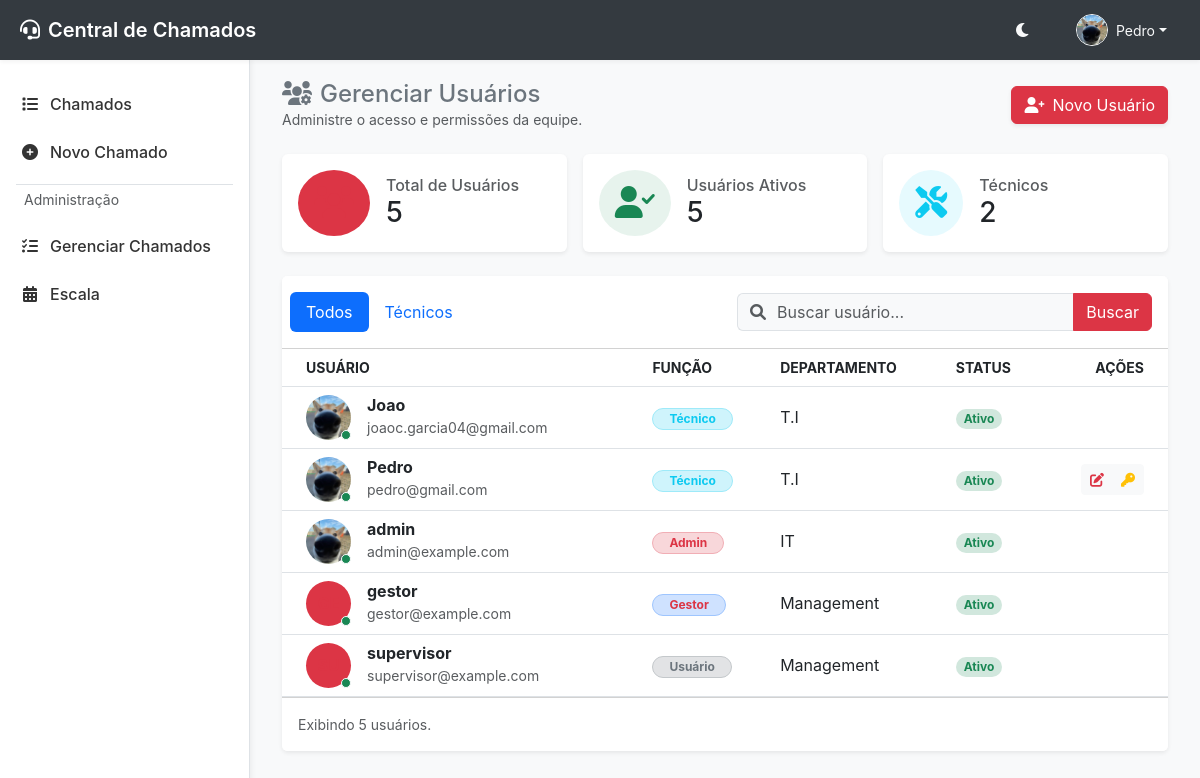
Page /usuarios (signed in) on the earlier database version.
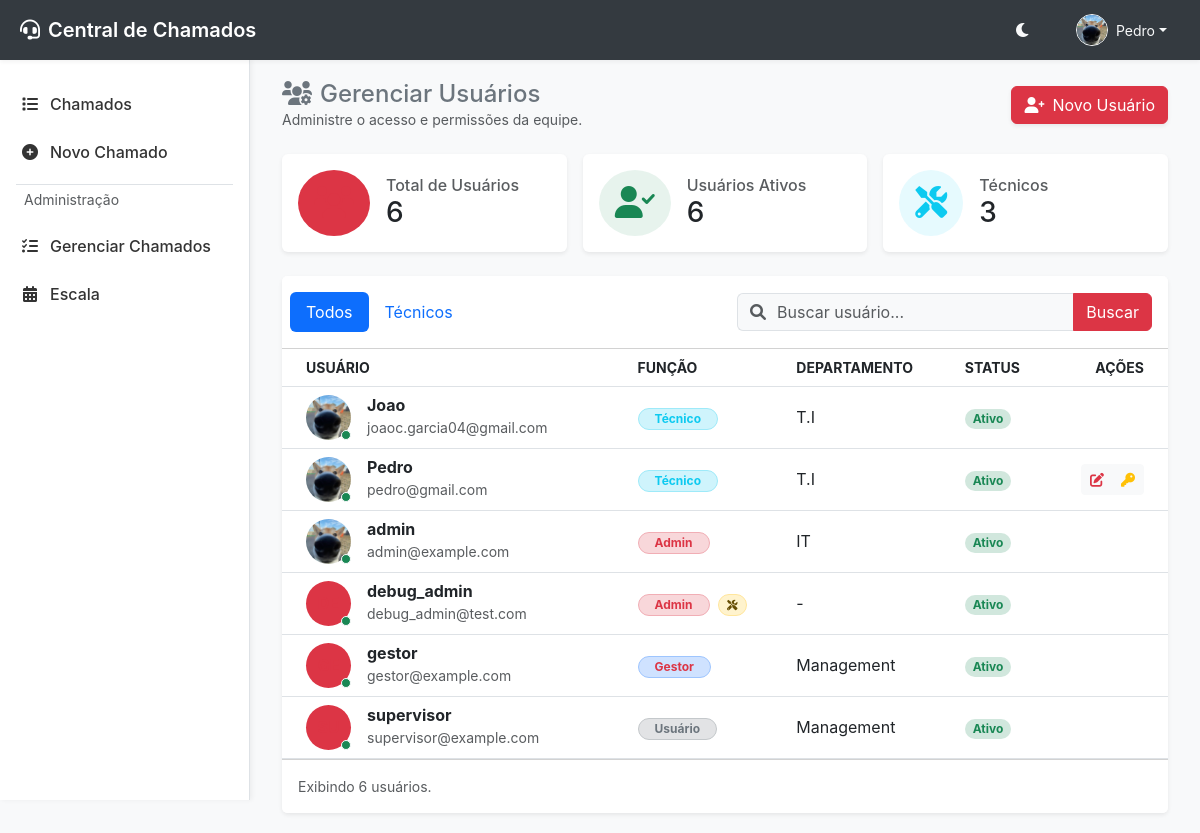
Same page on the later database version.
### app/models.py (models this page shows, shortened)
class User(UserMixin, db.Model):
    __tablename__ = 'users'
    id = db.Column(db.Integer, primary_key=True)
    username = db.Column(db.String(64), index=True, unique=True, nullable=False)
    email = db.Column(db.String(120), index=True, unique=True, nullable=False)
    password_hash = db.Column(db.String(256))
    role = db.Column(db.String(20), default='user', index=True) # user, technician, admin, manager, supervisor
    is_technician = db.Column(db.Boolean, default=False, index=True) # Secondary flag to allow admins/managers to act as technicians
    department = db.Column(db.String(100), index=True)
    profile_image = db.Column(db.String(255))
    is_active = db.Column(db.Boolean, default=True, index=True)
    created_at = db.Column(db.DateTime, default=datetime.utcnow)

### app/modules/auth/routes.py (the view)
@auth_bp.route('/usuarios')
@login_required
def listar_usuarios():
    search = request.args.get('search', '')
    query = User.query
    if search:
        search_term = f"%{search}%"
        query = query.filter(or_(User.username.ilike(search_term), User.email.ilike(search_term)))
    users = query.order_by(User.username).all()
    return render_template('usuarios.html', users=users, active_page='usuarios', active_tab='all', search=search)

### app/modules/auth/routes.py (called while the page is built)
def get_role_level(role):
    levels = {
        'admin': 100,
        'manager': 80,
        'supervisor': 60,
        'tecnico': 40,
        'user': 20
    }
    return levels.get(role, 0)

@auth_bp.context_processor
def utility_processor():
    def get_role_level_ctx(role):
        return get_role_level(role)
    return dict(get_role_level=get_role_level_ctx)

### app/templates/usuarios.html (shortened to what this page needs)
{% extends "base.html" %}
{% block content %}
<div class="d-flex justify-content-between align-items-center mb-4 flex-wrap gap-2">
    <div>
        <h4 class="mb-0 text-secondary"><i class="fas fa-users-cog me-2"></i>Gerenciar Usuários</h4>
        <p class="text-muted small mb-0">Administre o acesso e permissões da equipe.</p>
    </div>
    <button class="btn btn-primary shadow-sm" data-bs-toggle="modal" data-bs-target="#novoUsuarioModal">
        <i class="fas fa-user-plus me-2"></i>Novo Usuário
    </button>
</div>
<div class="row g-3 mb-4">
    <div class="col-md-4">
        <div class="card border-0 shadow-sm h-100">
            <div class="card-body d-flex align-items-center">
                <div class="rounded-circle bg-primary bg-opacity-10 p-3 me-3 text-primary">
                    <i class="fas fa-users fa-2x"></i>
                </div>
                <div>
                    <h6 class="text-muted mb-0">Total de Usuários</h6>
                    <h3 class="mb-0">{{ users|length }}</h3>
                </div>
            </div>
        </div>
    </div>
    <div class="col-md-4">
        <div class="card border-0 shadow-sm h-100">
            <div class="card-body d-flex align-items-center">
                <div class="rounded-circle bg-success bg-opacity-10 p-3 me-3 text-success">
                    <i class="fas fa-user-check fa-2x"></i>
                </div>
                <div>
                    <h6 class="text-muted mb-0">Usuários Ativos</h6>
                    <h3 class="mb-0">{{ users|selectattr("is_active")|list|length }}</h3>
                </div>
            </div>
        </div>
    </div>
    <div class="col-md-4">
        <div class="card border-0 shadow-sm h-100">
            <div class="card-body d-flex align-items-center">
                <div class="rounded-circle bg-info bg-opacity-10 p-3 me-3 text-info">
                    <i class="fas fa-tools fa-2x"></i>
                </div>
                <div>
                    <h6 class="text-muted mb-0">Técnicos</h6>
                    <h3 class="mb-0">{{ users|selectattr("is_technician")|list|length }}</h3>
                </div>
            </div>
        </div>
    </div>
</div>
<div class="card border-0 shadow-sm">
    <div class="card-header bg-white py-3">
        <div class="row align-items-center">
            <div class="col-md-6">
                <ul class="nav nav-pills card-header-pills">
                    <li class="nav-item">
                        <a class="nav-link {% if active_tab == 'all' %}active{% endif %}" href="{{ url_for('auth.listar_usuarios') }}">Todos</a>
                    </li>
                    <li class="nav-item">
                        <a class="nav-link {% if active_tab == 'tecnicos' %}active{% endif %}" href="{{ url_for('auth.listar_tecnicos') }}">Técnicos</a>
                    </li>
                </ul>
            </div>
            <div class="col-md-6">
                <form action="{{ url_for(request.endpoint) }}" method="GET" class="d-flex">
                    <div class="input-group">
                        <span class="input-group-text bg-light border-end-0"><i class="fas fa-search text-muted"></i></span>
                        <input class="form-control border-start-0 ps-0 bg-light" type="search" name="search" placeholder="Buscar usuário..." value="{{ search }}">
                        <button class="btn btn-primary" type="submit">Buscar</button>
                    </div>
                </form>
            </div>
        </div>
    </div>
    <div class="card-body p-0">
        <div class="table-responsive">
            <table class="table table-hover align-middle mb-0">
                <thead class="bg-light text-muted small text-uppercase">
                    <tr>
                        <th class="ps-4">Usuário</th>
                        <th>Função</th>
                        <th>Departamento</th>
                        <th>Status</th>
                        <th class="text-end pe-4">Ações</th>
                    </tr>
                </thead>
                <tbody>
                    {% for user in users %}
                    <tr>
                        <td class="ps-4">
                            <div class="d-flex align-items-center">
                                <div class="position-relative">
                                    {% if user.profile_image %}
                                    <img src="{{ url_for('static', filename='uploads/profiles/' + user.profile_image) }}" class="rounded-circle" width="45" height="45" style="object-fit: cover;">
                                    {% else %}
                                    <div class="bg-primary bg-opacity-10 text-primary rounded-circle d-flex align-items-center justify-content-center fw-bold" style="width: 45px; height: 45px;">
                                    </div>
                                    {% endif %}
                                    <span class="position-absolute bottom-0 end-0 p-1 bg-success border border-light rounded-circle"></span>
                                </div>
                                <div class="ms-3">
                                    <h6 class="mb-0 fw-bold text-dark">{{ user.username }}</h6>
                                    <small class="text-muted">{{ user.email }}</small>
                                </div>
                            </div>
                        </td>
                        <td>
                            {% if user.role == 'admin' %}
                            <span class="badge bg-danger-subtle text-danger border border-danger-subtle rounded-pill px-3">Admin</span>
                            {% elif user.role == 'manager' %}
                            <span class="badge bg-primary-subtle text-primary border border-primary-subtle rounded-pill px-3">Gestor</span>
                            {% elif user.role == 'tecnico' %}
                            <span class="badge bg-info-subtle text-info border border-info-subtle rounded-pill px-3">Técnico</span>
                            {% else %}
                            <span class="badge bg-secondary-subtle text-secondary border border-secondary-subtle rounded-pill px-3">Usuário</span>
                            {% endif %}
                            {% if user.is_technician and user.role != 'tecnico' %}
                            <span class="badge bg-warning-subtle text-warning-emphasis border border-warning-subtle rounded-pill px-2 ms-1" title="Atua como Técnico">
                                <i class="fas fa-tools small"></i>
                            </span>
                            {% endif %}
                        </td>
                        <td>{{ user.department or '-' }}</td>
                        <td>
                            <span class="badge bg-success-subtle text-success rounded-pill">Ativo</span>
                        </td>
                        <td class="text-end pe-4">
                            <div class="btn-group">
                                {% if current_user.id == user.id or current_user.role == 'admin' or get_role_level(current_user.role) > get_role_level(user.role) %}
                                <button class="btn btn-sm btn-light text-primary"
                                        data-bs-toggle="modal"
                                        data-bs-target="#editarUsuarioModal"
                                        data-id="{{ user.id }}"
                                        data-username="{{ user.username }}"
                                        data-role="{{ user.role }}"
                                        data-department="{{ user.department or '' }}"
                                        data-is-technician="{{ 'true' if user.is_technician else 'false' }}"
                                        onclick="preencherModalEdicao(this)"
                                        title="Editar">
                                    <i class="fas fa-edit"></i>
                                </button>
                                <button class="btn btn-sm btn-light text-warning"
                                        data-bs-toggle="modal"
                                        data-bs-target="#alterarSenhaModal"
                                        data-id="{{ user.id }}"
                                        data-username="{{ user.username }}"
                                        onclick="preencherModalSenha(this)"
                                        title="Gerenciar Senha">
                                    <i class="fas fa-key"></i>
                                </button>
                                {% endif %}
                            </div>
                        </td>
                    </tr>
                    {% endfor %}
                </tbody>
            </table>
        </div>
    </div>
    <div class="card-footer bg-white text-muted small py-3">
        Exibindo {{ users|length }} usuários.
    </div>
</div>
{% endblock %}

### app/templates/base.html (shortened to what this page needs)
<!DOCTYPE html>
<html lang="pt-br">
<head>
    <link href="https://cdn.jsdelivr.net/npm/bootstrap@5.3.0/dist/css/bootstrap.min.css" rel="stylesheet">
    <link href="https://cdnjs.cloudflare.com/ajax/libs/font-awesome/6.0.0/css/all.min.css" rel="stylesheet">
    <link rel="stylesheet" href="{{ url_for('static', filename='css/style.css') }}?v=5">
    <link rel="stylesheet" href="{{ url_for('static', filename='css/mobile.css') }}?v=1">
</head>
<body>
    {% if current_user.is_authenticated %}
    <nav class="topbar">
        <div class="brand">
            <i class="fas fa-headset me-2"></i> Central de Chamados
        </div>
        <div class="user-menu">
            <button class="btn btn-link text-light p-0 me-3" id="theme-toggle" title="Alternar Tema">
                <i class="fas fa-moon"></i>
            </button>
            <div class="dropdown">
                <button class="btn btn-link text-light text-decoration-none dropdown-toggle d-flex align-items-center" type="button" id="userDropdown" data-bs-toggle="dropdown" aria-expanded="false">
                    {% if current_user.profile_image %}
                    <img src="{{ url_for('static', filename='uploads/profiles/' + current_user.profile_image) }}" alt="Avatar" class="rounded-circle border border-light" style="width: 32px; height: 32px; object-fit: cover;">
                    {% else %}
                    <i class="fas fa-user-circle fa-lg"></i>
                    {% endif %}
                    <span class="ms-2 small d-none d-md-inline">{{ current_user.username }}</span>
                </button>
            </div>
        </div>
    </nav>
    {% endif %}
    {% if current_user.is_authenticated %}
    <div class="sidebar bg-surface">
        <nav class="nav flex-column">
            <a class="nav-link {% if active_page == 'chamados' %}active{% endif %}" href="{{ url_for('chamados.listar_chamados') }}">
                <i class="fas fa-list"></i> Chamados
            </a>
            <a class="nav-link {% if active_page == 'novo_chamado' %}active{% endif %}" href="{{ url_for('chamados.novo_chamado') }}">
                <i class="fas fa-plus-circle"></i> Novo Chamado
            </a>
            {% if current_user.role in ['admin', 'manager', 'supervisor', 'tecnico'] %}
            <div class="border-top my-2 mx-3 text-muted small px-2 py-1">Administração</div>
            <a class="nav-link {% if active_page == 'gerenciar_chamados' %}active{% endif %}" href="{{ url_for('chamados.gerenciar_chamados') }}">
                <i class="fas fa-tasks"></i> Gerenciar Chamados
            </a>
            {% endif %}
            {% if current_user.role in ['admin', 'manager', 'supervisor', 'tecnico'] %}
            <a class="nav-link {% if active_page == 'escala' %}active{% endif %}" href="{{ url_for('escala.index') }}">
                <i class="fas fa-calendar-alt"></i> Escala
            </a>
            {% endif %}
        </nav>
    </div>
    {% endif %}
    <main class="main-content" {% if not current_user.is_authenticated %}style="margin-left: 0; padding-top: 20px;"{% endif %}>
        <div class="container-fluid">
            {% block content %}{% endblock %}
        </div>
    </main>
</body>
</html>

Differences in the rows shown:
added User: username "debug_admin", email "debug_admin@test.com", role "Admin", is_technician True (drawn), department "-"
Other differences:
{{ users|length }}: "5" → "6"
{{ users|selectattr("is_active")|list|length }}: "5" → "6"
{{ users|selectattr("is_technician")|list|length }}: "2" → "3"
